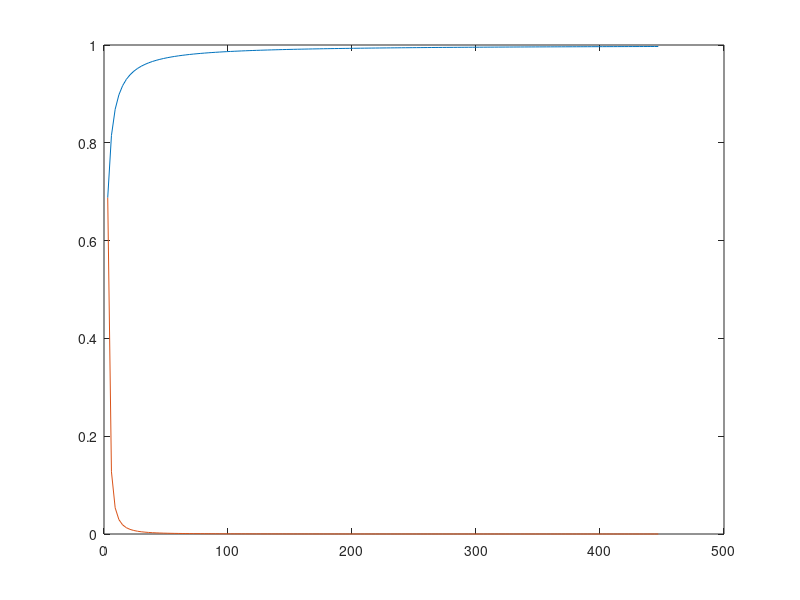

The MATLAB source for this figure:
n_it = 150;
h = 1;
v1 = 3110;
v2 = 3110;
k10 = 0.0643 * 3600;
k12 = 0.3 * 3600;
k21 = 0.2455 * 3600;
delta = 1000;
c50=7.1903;



c2(1:n_it)=zeros;
u(1:n_it+1)=zeros;
du(1:n_it+1)=zeros;
d=(0:3:n_it*3);



for k=1:n_it
    c2(k)=k12/(k10*k21)*delta*d(k);
    u(k)=c2(k)/(c2(k)+c50);
    if k~=1
        du(k)=(u(k) - u(k-1))/h ;
    end
end


figure(1)
plot(d(2:n_it),u(2:n_it))  % u(t)
hold on

plot(d(2:n_it),du(2:n_it))  % du(t)
hold on











